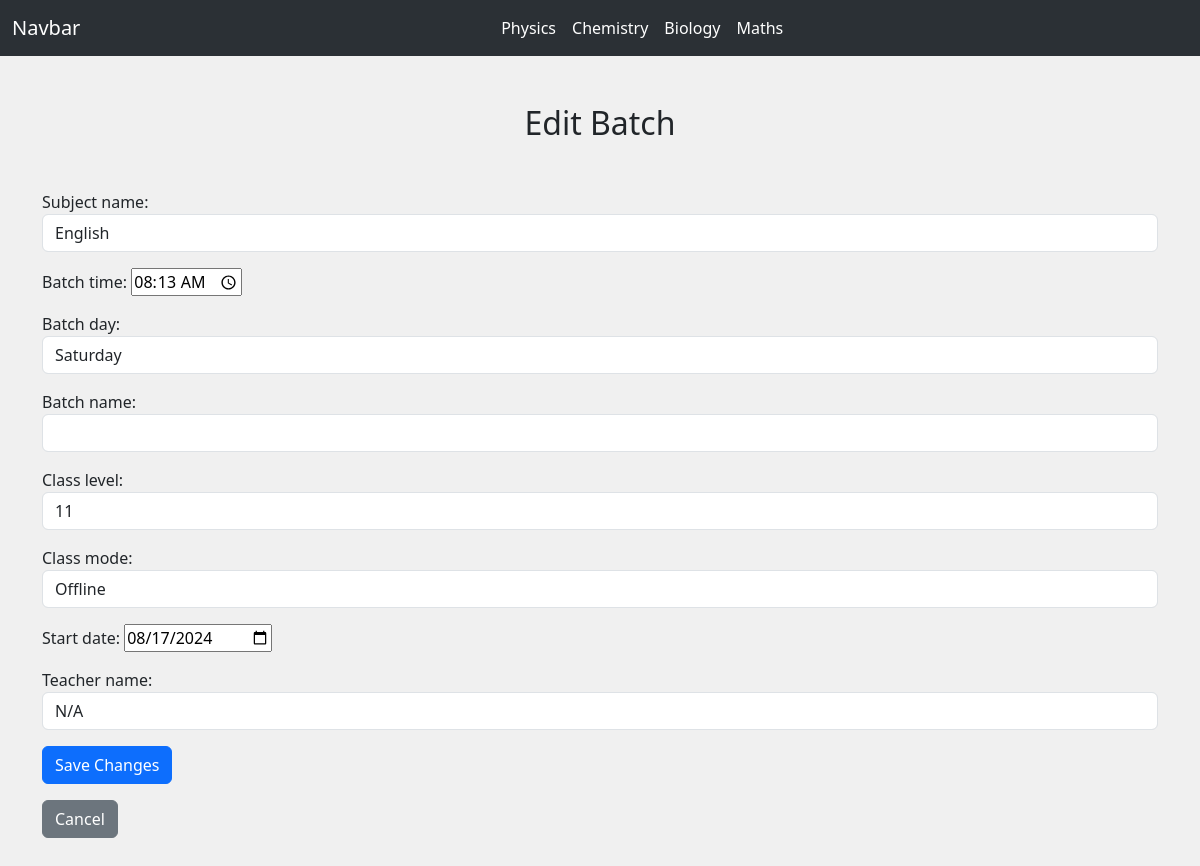
/edit-batch/3/, run on the app's committed database.
### myapp/models.py (models this page shows, shortened)
class Batch(models.Model):
    subject_name = models.CharField(max_length=100)
    batch_name = models.CharField(max_length=100,default="")
    batch_time = models.TimeField()
    batch_day = models.CharField(max_length=50)
    class_level = models.CharField(max_length=50)
    class_mode = models.CharField(max_length=100)  # Default as 'N/A'
    start_date = models.DateField(default=timezone.now)  # Default to current date
    teacher_name = models.CharField(max_length=100)
    students = models.ManyToManyField(Student, related_name='batches')

### myapp/views.py (the view)
# urls.py: path('edit-batch/<int:id>/', views.edit_batch, name='edit_batch'),
def edit_batch(request, id):
    batch = get_object_or_404(Batch, id=id)
    if request.method == "POST":
        form = BatchForm(request.POST, instance=batch)
        if form.is_valid():
            form.save()
            messages.success(request, 'Batch updated successfully!')
            return redirect('view_batches')
    else:
        form = BatchForm(instance=batch)
    return render(request, 'edit_batch.html', {'form': form})

### myapp/forms.py
class BatchForm(forms.ModelForm):
    class Meta:
        model = Batch
        fields = [
            'subject_name', 'batch_time', 'batch_day','batch_name',
            'class_level', 'class_mode', 'start_date', 'teacher_name'
        ]
        widgets = {
            'subject_name': forms.TextInput(attrs={'class': 'form-control'}),
            'batch_name': forms.TextInput(attrs={'class': 'form-control'}),
            'batch_time': forms.TimeInput(attrs={'type': 'time'}),
            'batch_day': forms.TextInput(attrs={'class': 'form-control'}),
            'start_date': forms.DateInput(attrs={'type': 'date'}),
            'class_level': forms.TextInput(attrs={'class': 'form-control'}),
            'class_mode': forms.TextInput(attrs={'class': 'form-control'}),
            'teacher_name': forms.TextInput(attrs={'class': 'form-control'}),
        }

### templates/edit_batch.html (shortened to what this page needs)
{% extends "base.html" %}
{% block body %}
<div class="container py-5">
    <h2 class="text-center mb-5">Edit Batch</h2>
    <form method="POST">
        {{ form.as_p }}
        <button type="submit" class="btn btn-primary">Save Changes</button>
    </form>
    <a href="{% url 'view_batches' %}" class="btn btn-secondary mt-3">Cancel</a>
</div>
{% endblock body %}

### data on the page
Batch: subject_name "English", batch_time "08:13:00", batch_day "Saturday", class_level "11", class_mode "Offline", start_date "08/17/2024", teacher_name "N/A"
